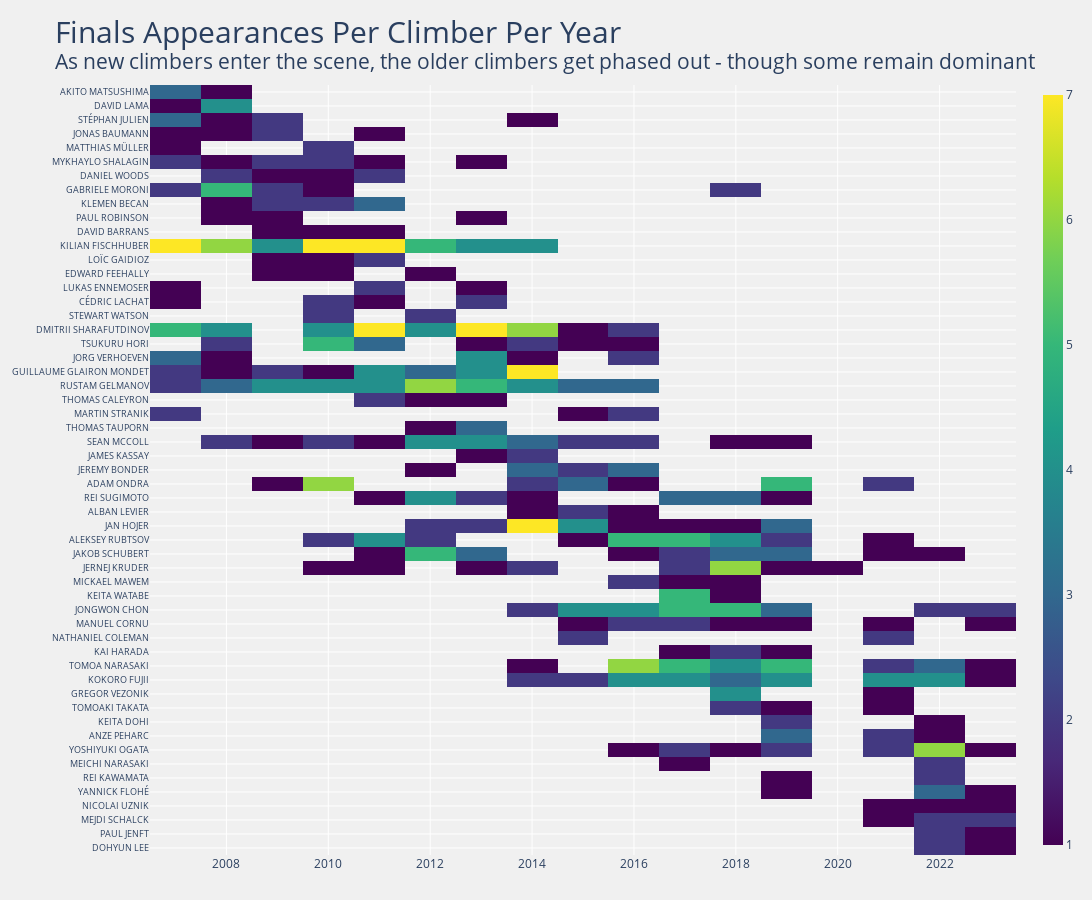

This figure's notebook cell:
### Markdown cell above
## Individual Finals Appearances Over Time

We've seen the overall quantity of who's won the most, but the following visualization helps show the performance of a climber over their careers. To make the visualization a bit less cluttered, only climbers who appeared in *at least* 3 finals are included. The values have been sorted by the weighted average of final appearence per year, so it more accurately shows that climber's highpoint in their career. You can see how each climber performed year-to-year, and it's easier to see when a climber bursts onto the scene, and when they slowly get phased out by younger climbers.

### Code cell
def plot_heatmap(df):
    finalists = df[df['Final'].notna()]
    num_finals = finalists.groupby('Name', as_index=False)['Final'].count()
    climbers = np.unique(num_finals.loc[num_finals['Final'] >= 3, 'Name'])
    years = np.unique(finalists['Year'])
    
    # count number of finals per climber and year, and sorts
    dat = pd.DataFrame(np.nan, columns=years, index=climbers)
    grp = finalists[finalists["Name"].isin(climbers)].groupby(["Name", "Year"], as_index=False).count()
    for idx, row in grp.iterrows():
        dat.loc[row["Name"], row["Year"]] = row["Final"]
    srt = ((dat * dat.columns).mean(1)/dat.mean(1)).argsort() #weighted average

    heat = go.Heatmap(x=years,
                      y=dat.iloc[srt].index, 
                      z=dat.iloc[srt],
                      name='',
                      hoverongaps=False,
                      hovertemplate="<b>%{y}</b><br>Year: %{x}<br>Finals: %{z}",
                      coloraxis="coloraxis"
                     )    

    title = ("Finals Appearances Per Climber Per Year<br>"
            "<sup>As new climbers enter the scene, the older climbers get phased out - though some remain dominant")

    fig = go.Figure(heat)
    fig.update_layout(width=1200, height=900,
                      title=dict(text=title,
                                 font=dict(size=30)),
                      coloraxis=dict(colorscale='Viridis',
                                     colorbar_thickness=20),
                      plot_bgcolor='#f0f0f0',
                      paper_bgcolor='#f0f0f0',
                      yaxis_autorange='reversed',
                      yaxis=dict(autorange='reversed',
                                 tickfont=dict(size=9)),
                      margin=dict(l=25, r=25, t=85, b=45))

    fig.show(config=config)
    
plot_heatmap(boulder_men_all_results)

### Figure 1 — Plotly figure (JSON) as saved in the notebook; plotly's stock layout.template omitted (floating-point values rounded to 4 significant figures; data arrays with more than 128 entries replaced by an {"elided": "..."} marker saying what was removed)
{"data": [{"coloraxis": "coloraxis", "hoverongaps": false, "hovertemplate": "<b>%{y}</b><br>Year: %{x}<br>Finals: %{z}", "name": "", "type": "heatmap", "x": [2007, 2008, 2009, 2010, 2011, 2012, 2013, 2014, 2015, 2016, 2017, 2018, 2019, 2020, 2021, 2022, 2023], "y": ["AKITO MATSUSHIMA", "DAVID LAMA", "STÉPHAN JULIEN", "JONAS BAUMANN", "MATTHIAS MÜLLER", "MYKHAYLO SHALAGIN", "DANIEL WOODS", "GABRIELE MORONI", "KLEMEN BECAN", "PAUL ROBINSON", "DAVID BARRANS", "KILIAN FISCHHUBER", "LOÏC GAIDIOZ", "EDWARD FEEHALLY", "LUKAS ENNEMOSER", "CÉDRIC LACHAT", "STEWART WATSON", "DMITRII SHARAFUTDINOV", "TSUKURU HORI", "JORG VERHOEVEN", "GUILLAUME GLAIRON MONDET", "RUSTAM GELMANOV", "THOMAS CALEYRON", "MARTIN STRANIK", "THOMAS TAUPORN", "SEAN MCCOLL", "JAMES KASSAY", "JEREMY BONDER", "ADAM ONDRA", "REI SUGIMOTO", "ALBAN LEVIER", "JAN HOJER", "ALEKSEY RUBTSOV", "JAKOB SCHUBERT", "JERNEJ KRUDER", "MICKAEL MAWEM", "KEITA WATABE", "JONGWON CHON", "MANUEL CORNU", "NATHANIEL COLEMAN", "KAI HARADA", "TOMOA NARASAKI", "KOKORO FUJII", "GREGOR VEZONIK", "TOMOAKI TAKATA", "KEITA DOHI", "ANZE PEHARC", "YOSHIYUKI OGATA", "MEICHI NARASAKI", "REI KAWAMATA", "YANNICK FLOHÉ", "NICOLAI UZNIK", "MEJDI SCHALCK", "PAUL JENFT", "DOHYUN LEE"], "z": {"elided": "55x17 int values"}}], "layout": {"coloraxis": {"colorbar": {"thickness": 20}, "colorscale": [[0, "#440154"], [0.1111, "#482878"], [0.2222, "#3e4989"], [0.3333, "#31688e"], [0.4444, "#26828e"], [0.5556, "#1f9e89"], [0.6667, "#35b779"], [0.7778, "#6ece58"], [0.8889, "#b5de2b"], [1, "#fde725"]]}, "height": 900, "margin": {"b": 45, "l": 25, "r": 25, "t": 85}, "paper_bgcolor": "#f0f0f0", "plot_bgcolor": "#f0f0f0", "title": {"font": {"size": 30}, "text": "Finals Appearances Per Climber Per Year<br><sup>As new climbers enter the scene, the older climbers get phased out - though some remain dominant"}, "width": 1200, "xaxis": {"autorange": true, "range": [2006.0, 2024.0], "type": "linear"}, "yaxis": {"autorange": true, "range": [54.5, -0.5], "tickfont": {"size": 9}, "type": "category"}}}
